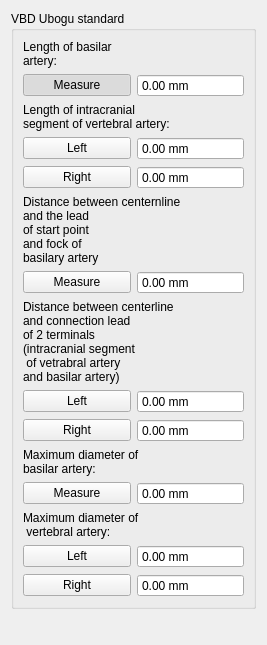
<?xml version="1.0" encoding="UTF-8"?>
<ui version="4.0">
 <class>QInteractorStyleSurfaceCenterLineVBDUboguStandard</class>
 <widget class="QWidget" name="QInteractorStyleSurfaceCenterLineVBDUboguStandard">
  <property name="geometry">
   <rect>
    <x>0</x>
    <y>0</y>
    <width>267</width>
    <height>645</height>
   </rect>
  </property>
  <property name="windowTitle">
   <string>QInteractorStyleSurfaceCenterLineUboguStandard</string>
  </property>
  <layout class="QVBoxLayout" name="verticalLayout">
   <item>
    <widget class="QGroupBox" name="groupBox">
     <property name="title">
      <string>VBD Ubogu standard</string>
     </property>
     <layout class="QGridLayout" name="gridLayout">
      <item row="6" column="0">
       <widget class="QPushButton" name="pushButtonDistanceBetweenCenterlineAndTheLeadOfStartPointAndFockOfBasilarArtery">
        <property name="text">
         <string>Measure</string>
        </property>
        <property name="checkable">
         <bool>true</bool>
        </property>
        <attribute name="buttonGroup">
         <string notr="true">buttonGroup</string>
        </attribute>
       </widget>
      </item>
      <item row="11" column="0">
       <widget class="QPushButton" name="pushButtonMaximumDiameterOfBasilarArtery">
        <property name="text">
         <string>Measure</string>
        </property>
        <property name="checkable">
         <bool>true</bool>
        </property>
        <attribute name="buttonGroup">
         <string notr="true">buttonGroup</string>
        </attribute>
       </widget>
      </item>
      <item row="13" column="1">
       <widget class="QDoubleSpinBox" name="doubleSpinBoxMaximumDiameterOfLeftVetebralArtery">
        <property name="buttonSymbols">
         <enum>QAbstractSpinBox::NoButtons</enum>
        </property>
        <property name="suffix">
         <string> mm</string>
        </property>
       </widget>
      </item>
      <item row="11" column="1">
       <widget class="QDoubleSpinBox" name="doubleSpinBoxMaximumDiameterOfBasilarArtery">
        <property name="buttonSymbols">
         <enum>QAbstractSpinBox::NoButtons</enum>
        </property>
        <property name="suffix">
         <string> mm</string>
        </property>
       </widget>
      </item>
      <item row="13" column="0">
       <widget class="QPushButton" name="pushButtonMaximumDiameterOfLeftVetebralArtery">
        <property name="text">
         <string>Left</string>
        </property>
        <property name="checkable">
         <bool>true</bool>
        </property>
        <attribute name="buttonGroup">
         <string notr="true">buttonGroup</string>
        </attribute>
       </widget>
      </item>
      <item row="14" column="1">
       <widget class="QDoubleSpinBox" name="doubleSpinBoxMaximumDiameterOfRightVetebralArtery">
        <property name="buttonSymbols">
         <enum>QAbstractSpinBox::NoButtons</enum>
        </property>
        <property name="suffix">
         <string> mm</string>
        </property>
       </widget>
      </item>
      <item row="1" column="1">
       <widget class="QDoubleSpinBox" name="doubleSpinBoxLengthOfBasilaarArtery">
        <property name="buttonSymbols">
         <enum>QAbstractSpinBox::NoButtons</enum>
        </property>
        <property name="suffix">
         <string> mm</string>
        </property>
       </widget>
      </item>
      <item row="2" column="0" colspan="2">
       <widget class="QLabel" name="label_2">
        <property name="text">
         <string>Length of intracranial 
segment of vertebral artery: </string>
        </property>
       </widget>
      </item>
      <item row="3" column="1">
       <widget class="QDoubleSpinBox" name="doubleSpinBoxLengthOfIntracranialSegmentOfLeftVetrabralArtery">
        <property name="buttonSymbols">
         <enum>QAbstractSpinBox::NoButtons</enum>
        </property>
        <property name="suffix">
         <string> mm</string>
        </property>
       </widget>
      </item>
      <item row="0" column="0" colspan="2">
       <widget class="QLabel" name="label">
        <property name="text">
         <string>Length of basilar 
artery: </string>
        </property>
       </widget>
      </item>
      <item row="9" column="0">
       <widget class="QPushButton" name="pushButtonDistanceBetweenCenterlineAndConnectionLeadOf2TerminalsRightIntracranialSegmentOfVertebralArteryAndBasilarArtery">
        <property name="text">
         <string>Right</string>
        </property>
        <property name="checkable">
         <bool>true</bool>
        </property>
        <attribute name="buttonGroup">
         <string notr="true">buttonGroup</string>
        </attribute>
       </widget>
      </item>
      <item row="8" column="1">
       <widget class="QDoubleSpinBox" name="doubleSpinBoxDistanceBetweenCenterlineAndConnectionLeadOf2TerminalsLeftIntracranialSegmentOfVertebralArteryAndBasilarArtery">
        <property name="buttonSymbols">
         <enum>QAbstractSpinBox::NoButtons</enum>
        </property>
        <property name="suffix">
         <string> mm</string>
        </property>
       </widget>
      </item>
      <item row="8" column="0">
       <widget class="QPushButton" name="pushButtonDistanceBetweenCenterlineAndConnectionLeadOf2TerminalsLeftIntracranialSegmentOfVertebralArteryAndBasilarArtery">
        <property name="text">
         <string>Left</string>
        </property>
        <property name="checkable">
         <bool>true</bool>
        </property>
        <attribute name="buttonGroup">
         <string notr="true">buttonGroup</string>
        </attribute>
       </widget>
      </item>
      <item row="3" column="0">
       <widget class="QPushButton" name="pushButtonLengthOfIntracranialSegmentOfLeftVetrabralArtery">
        <property name="text">
         <string>Left</string>
        </property>
        <property name="checkable">
         <bool>true</bool>
        </property>
        <attribute name="buttonGroup">
         <string notr="true">buttonGroup</string>
        </attribute>
       </widget>
      </item>
      <item row="12" column="0" colspan="2">
       <widget class="QLabel" name="label_4">
        <property name="text">
         <string>Maximum diameter of 
 vertebral artery:</string>
        </property>
       </widget>
      </item>
      <item row="14" column="0">
       <widget class="QPushButton" name="pushButtonMaximumDiameterOfRightVetebralArtery">
        <property name="text">
         <string>Right</string>
        </property>
        <property name="checkable">
         <bool>true</bool>
        </property>
        <attribute name="buttonGroup">
         <string notr="true">buttonGroup</string>
        </attribute>
       </widget>
      </item>
      <item row="4" column="1">
       <widget class="QDoubleSpinBox" name="doubleSpinBoxLengthOfIntracranialSegmentOfRightVetrabralArtery">
        <property name="buttonSymbols">
         <enum>QAbstractSpinBox::NoButtons</enum>
        </property>
        <property name="suffix">
         <string> mm</string>
        </property>
       </widget>
      </item>
      <item row="10" column="0" colspan="2">
       <widget class="QLabel" name="label_3">
        <property name="text">
         <string>Maximum diameter of 
basilar artery:</string>
        </property>
       </widget>
      </item>
      <item row="7" column="0" colspan="2">
       <widget class="QLabel" name="label_15">
        <property name="text">
         <string>Distance between centerline 
and connection lead 
of 2 terminals 
(intracranial segment
 of vetrabral artery 
and basilar artery)</string>
        </property>
       </widget>
      </item>
      <item row="4" column="0">
       <widget class="QPushButton" name="pushButtonLengthOfIntracranialSegmentOfRightVetrabralArtery">
        <property name="text">
         <string>Right</string>
        </property>
        <property name="checkable">
         <bool>true</bool>
        </property>
        <attribute name="buttonGroup">
         <string notr="true">buttonGroup</string>
        </attribute>
       </widget>
      </item>
      <item row="9" column="1">
       <widget class="QDoubleSpinBox" name="doubleSpinBoxDistanceBetweenCenterlineAndConnectionLeadOf2TerminalsRightIntracranialSegmentOfVertebralArteryAndBasilarArtery">
        <property name="buttonSymbols">
         <enum>QAbstractSpinBox::NoButtons</enum>
        </property>
        <property name="suffix">
         <string> mm</string>
        </property>
       </widget>
      </item>
      <item row="1" column="0">
       <widget class="QPushButton" name="pushButtonLengthOfBasilarArtery">
        <property name="text">
         <string>Measure</string>
        </property>
        <property name="checkable">
         <bool>true</bool>
        </property>
        <property name="checked">
         <bool>true</bool>
        </property>
        <attribute name="buttonGroup">
         <string notr="true">buttonGroup</string>
        </attribute>
       </widget>
      </item>
      <item row="5" column="0" colspan="2">
       <widget class="QLabel" name="label_5">
        <property name="text">
         <string>Distance between centernline 
and the lead 
of start point 
and fock of 
basilary artery </string>
        </property>
       </widget>
      </item>
      <item row="6" column="1">
       <widget class="QDoubleSpinBox" name="doubleSpinBoxDistanceBetweenCenterlineAndTheLeadOfStartPointAndFockOfBasilarArtery">
        <property name="buttonSymbols">
         <enum>QAbstractSpinBox::NoButtons</enum>
        </property>
        <property name="prefix">
         <string/>
        </property>
        <property name="suffix">
         <string> mm</string>
        </property>
        <property name="maximum">
         <double>999.000000000000000</double>
        </property>
       </widget>
      </item>
     </layout>
    </widget>
   </item>
   <item>
    <spacer name="verticalSpacer">
     <property name="orientation">
      <enum>Qt::Vertical</enum>
     </property>
     <property name="sizeHint" stdset="0">
      <size>
       <width>20</width>
       <height>40</height>
      </size>
     </property>
    </spacer>
   </item>
  </layout>
 </widget>
 <resources/>
 <connections/>
 <buttongroups>
  <buttongroup name="buttonGroup"/>
 </buttongroups>
</ui>
